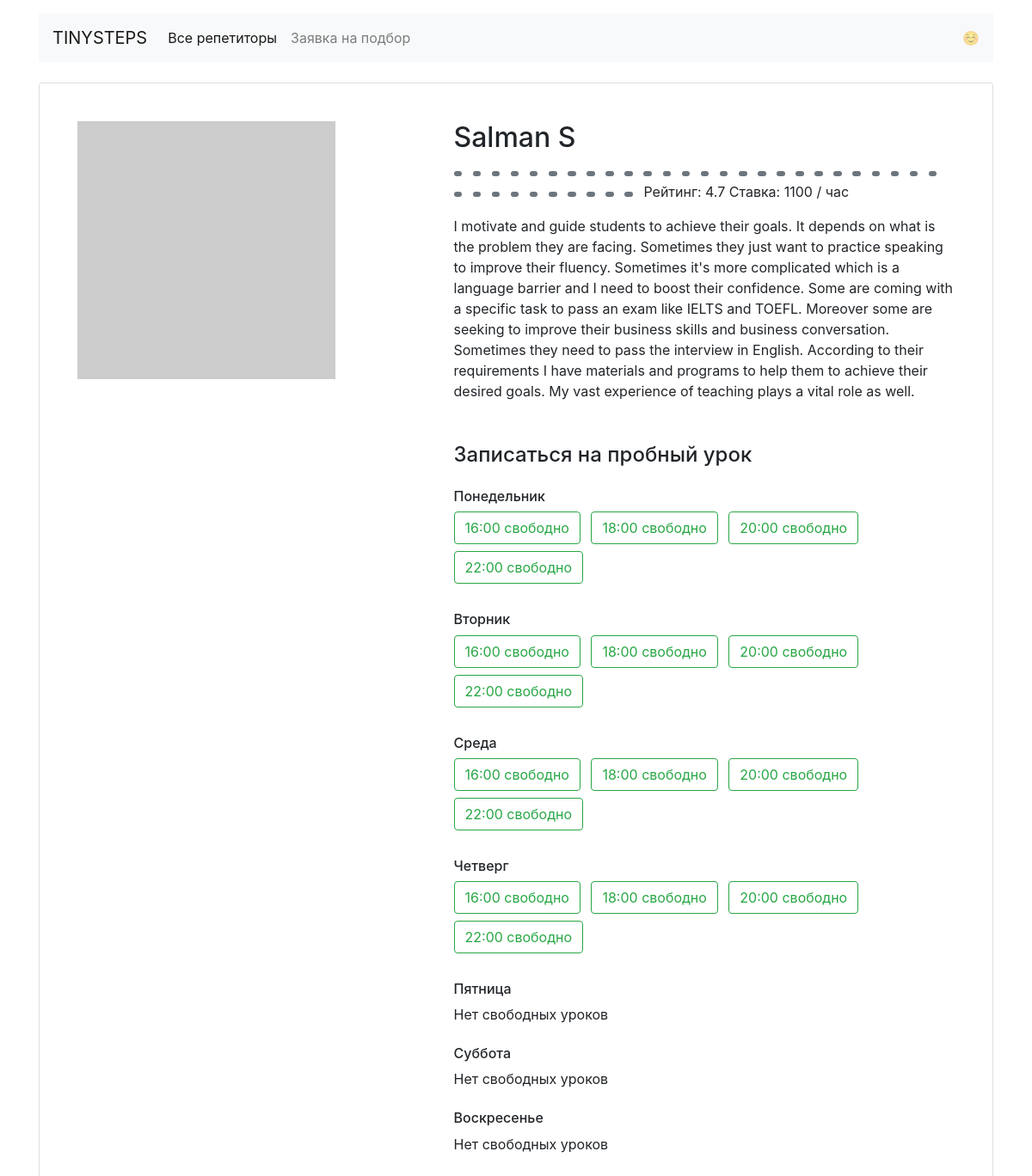
The app's page /profiles/10/ with its own data.
### app.py (models this page shows)
class Teacher(db.Model):
    __tablename__ = 'teachers'
    id = db.Column(db.Integer, primary_key=True)
    data_id = db.Column(db.Integer, nullable=False)
    name = db.Column(db.String, nullable=False)
    about = db.Column(db.String, nullable=False)
    rating = db.Column(db.Float, nullable=False)
    picture = db.Column(db.String, nullable=False)
    price = db.Column(db.Integer, nullable=False)
    goals = db.Column(db.String, nullable=False)
    free = db.Column(db.JSON, nullable=False)
    booking = db.relationship("Booking")

### app.py (the view)
@app.route('/profiles/<profile_id>/')
def all_profiles(profile_id):
    teacher = db.session.query(Teacher).all()
    content = None
    for i in teacher:
        if i.data_id == int(profile_id):
            content = i
            break
    if content is None:
        return render_template('404.html'), 404
    goals = json_to_py_goals()
    output = render_template(
        'profile.html',
        content=content,
        goals=goals
        )
    return output

### app.py (called while the page is built)
def json_to_py_goals():
    with open('data_goals.json', 'r', encoding='utf-8') as f:
        content = json.load(f)
        return content

### templates/profile.html
{% extends "base.html" %} {% block wrapper %}
<main class="container mt-3">
  <div class="card my-4 mx-auto">
    <div class="card-body m-2 m-md-4">
      <article class="row">
        <div class="col-5">
          <img src="{{ content.picture }}" class="img-fluid" alt="" />
        </div>
        <div class="col-7">
          <section class="teacher=info">
            <h1 class="h2">{{ content.name }}</h1>
            <p>
              {% for i in content.goals %}
              <span class="badge badge-secondary mr-2"> {{ goals[i] }} </span>
              {% endfor %} Рейтинг: {{ content.rating }} Ставка: {{
              content.price }} / час
            </p>
            <p>{{ content.about }}</p>
          </section>
          <section class="available">
            <h4 class="mb-4 mt-5">Записаться на пробный урок</h4>
            <h6 class="mt-4">Понедельник</h6>
            {% if True in content.free.mon.values() %} {% for key, value in
            content.free.mon.items() %} {% if value == True %}
            <a
              href="/booking/{{ content.id }}/mon/{{ key[0] }}{{ key[1] }}/"
              class="btn btn-outline-success mr-2 mb-2"
            >
              {{ key }} свободно
            </a>
            {% endif %} {% endfor %} {% else %}
            <p>Нет свободных уроков</p>
            {% endif %}
            <h6 class="mt-4">Вторник</h6>
            {% if True in content.free.tue.values() %} {% for key, value in
            content.free.tue.items() %} {% if value == True %}
            <a
              href="/booking/{{ content.id }}/tue/{{ key[0] }}{{ key[1] }}/"
              class="btn btn-outline-success mr-2 mb-2"
            >
              {{ key }} свободно
            </a>
            {% endif %} {% endfor %} {% else %}
            <p>Нет свободных уроков</p>
            {% endif %}
            <h6 class="mt-4">Среда</h6>
            {% if True in content.free.wed.values() %} {% for key, value in
            content.free.wed.items() %} {% if value == True %}
            <a
              href="/booking/{{ content.id }}/wed/{{ key[0] }}{{ key[1] }}/"
              class="btn btn-outline-success mr-2 mb-2"
            >
              {{ key }} свободно
            </a>
            {% endif %} {% endfor %} {% else %}
            <p>Нет свободных уроков</p>
            {% endif %}
            <h6 class="mt-4">Четверг</h6>
            {% if True in content.free.thu.values() %} {% for key, value in
            content.free.thu.items() %} {% if value == True %}
            <a
              href="/booking/{{ content.id }}/thu/{{ key[0] }}{{ key[1] }}/"
              class="btn btn-outline-success mr-2 mb-2"
            >
              {{ key }} свободно
            </a>
            {% endif %} {% endfor %} {% else %}
            <p>Нет свободных уроков</p>
            {% endif %}
            <h6 class="mt-4">Пятница</h6>
            {% if True in content.free.fri.values() %} {% for key, value in
            content.free.fri.items() %} {% if value == True %}
            <a
              href="/booking/{{ content.id }}/fri/{{ key[0] }}{{ key[1] }}/"
              class="btn btn-outline-success mr-2 mb-2"
            >
              {{ key }} свободно
            </a>
            {% endif %} {% endfor %} {% else %}
            <p>Нет свободных уроков</p>
            {% endif %}
            <h6 class="mt-4">Суббота</h6>
            {% if True in content.free.sat.values() %} {% for key, value in
            content.free.sat.items() %} {% if value == True %}
            <a
              href="/booking/{{ content.id }}/sat/{{ key[0] }}{{ key[1] }}/"
              class="btn btn-outline-success mr-2 mb-2"
            >
              {{ key }} свободно
            </a>
            {% endif %} {% endfor %} {% else %}
            <p>Нет свободных уроков</p>
            {% endif %}
            <h6 class="mt-4">Воскресенье</h6>
            {% if True in content.free.sun.values() %} {% for key, value in
            content.free.sun.items() %} {% if value == True %}
            <a
              href="/booking/{{ content.id }}/sun/{{ key[0] }}{{ key[1] }}/"
              class="btn btn-outline-success mr-2 mb-2"
            >
              {{ key }} свободно
            </a>
            {% endif %} {% endfor %} {% else %}
            <p>Нет свободных уроков</p>
            {% endif %}
          </section>
        </div>
      </article>
    </div>
  </div>
</main>
{% endblock %}

### records on screen
Teacher: name "Salman S", rating "4.7", price "1100", about "I motivate and guide students to achieve their goals. It depends on what is the problem they are facing. Sometimes they just want to practice speaking to improve their fluency. Sometimes it's more complicated which is a language barrier and I need to boost their confidence. Some are coming with a specific task to pass an exam like IELTS and TOEFL. Moreover some are seeking to improve their business skills and business conversation. Sometimes they need to pass the interview in English. According to their requirements I have materials and programs to help them to achieve their desired goals. My vast experience of teaching plays a vital role as well."

### other values on screen
{{ key }} "16:00" "18:00" "20:00" "22:00"
